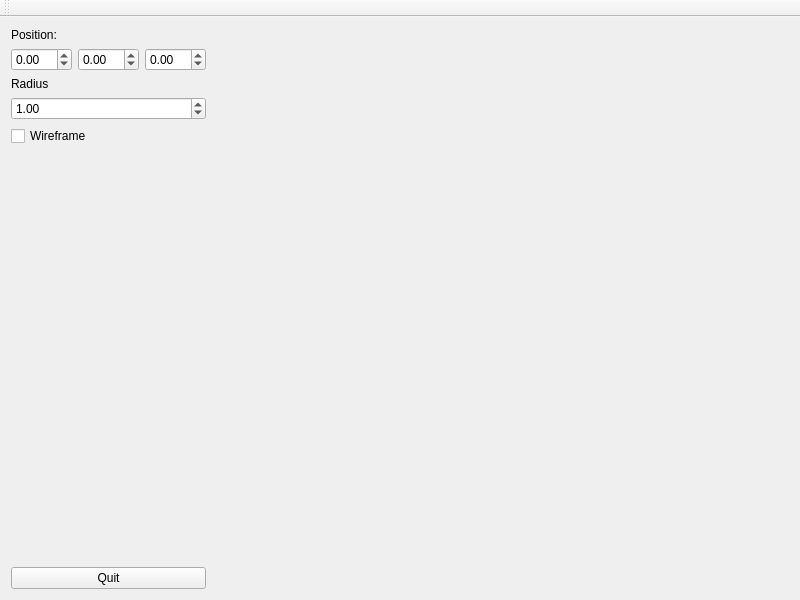
<?xml version="1.0" encoding="UTF-8"?>
<ui version="4.0">
 <class>MainWindow</class>
 <widget class="QMainWindow" name="MainWindow">
  <property name="geometry">
   <rect>
    <x>0</x>
    <y>0</y>
    <width>800</width>
    <height>600</height>
   </rect>
  </property>
  <property name="minimumSize">
   <size>
    <width>800</width>
    <height>600</height>
   </size>
  </property>
  <property name="windowTitle">
   <string>QT + OpenGL</string>
  </property>
  <widget class="QWidget" name="centralWidget">
   <layout class="QHBoxLayout" name="horizontalLayout">
    <item>
     <layout class="QVBoxLayout" name="verticalLayout_2">
      <item>
       <layout class="QVBoxLayout" name="verticalLayout">
        <item>
         <widget class="QLabel" name="label">
          <property name="text">
           <string>Position:</string>
          </property>
         </widget>
        </item>
        <item>
         <layout class="QHBoxLayout" name="horizontalLayout_2">
          <item>
           <widget class="QDoubleSpinBox" name="X">
            <property name="minimum">
             <double>-99.000000000000000</double>
            </property>
           </widget>
          </item>
          <item>
           <widget class="QDoubleSpinBox" name="Y">
            <property name="minimum">
             <double>-99.000000000000000</double>
            </property>
           </widget>
          </item>
          <item>
           <widget class="QDoubleSpinBox" name="Z">
            <property name="minimum">
             <double>-99.000000000000000</double>
            </property>
           </widget>
          </item>
         </layout>
        </item>
        <item>
         <widget class="QLabel" name="label_2">
          <property name="text">
           <string>Radius</string>
          </property>
         </widget>
        </item>
        <item>
         <widget class="QDoubleSpinBox" name="R">
          <property name="sizePolicy">
           <sizepolicy hsizetype="Minimum" vsizetype="Fixed">
            <horstretch>0</horstretch>
            <verstretch>0</verstretch>
           </sizepolicy>
          </property>
          <property name="value">
           <double>1.000000000000000</double>
          </property>
         </widget>
        </item>
        <item>
         <widget class="QCheckBox" name="checkBox">
          <property name="text">
           <string>Wireframe</string>
          </property>
         </widget>
        </item>
        <item>
         <spacer name="verticalSpacer">
          <property name="orientation">
           <enum>Qt::Vertical</enum>
          </property>
          <property name="sizeHint" stdset="0">
           <size>
            <width>20</width>
            <height>40</height>
           </size>
          </property>
         </spacer>
        </item>
       </layout>
      </item>
      <item>
       <widget class="QPushButton" name="pushButton">
        <property name="text">
         <string>Quit</string>
        </property>
       </widget>
      </item>
     </layout>
    </item>
    <item>
     <widget class="GLWidget" name="GLwidget" native="true">
      <property name="sizePolicy">
       <sizepolicy hsizetype="Expanding" vsizetype="Preferred">
        <horstretch>0</horstretch>
        <verstretch>0</verstretch>
       </sizepolicy>
      </property>
     </widget>
    </item>
   </layout>
  </widget>
  <widget class="QToolBar" name="mainToolBar">
   <attribute name="toolBarArea">
    <enum>TopToolBarArea</enum>
   </attribute>
   <attribute name="toolBarBreak">
    <bool>false</bool>
   </attribute>
  </widget>
 </widget>
 <layoutdefault spacing="6" margin="11"/>
 <customwidgets>
  <customwidget>
   <class>GLWidget</class>
   <extends>QWidget</extends>
   <header>glwidget.h</header>
   <container>1</container>
  </customwidget>
 </customwidgets>
 <resources/>
 <connections>
  <connection>
   <sender>pushButton</sender>
   <signal>released()</signal>
   <receiver>MainWindow</receiver>
   <slot>close()</slot>
   <hints>
    <hint type="sourcelabel">
     <x>47</x>
     <y>576</y>
    </hint>
    <hint type="destinationlabel">
     <x>49</x>
     <y>327</y>
    </hint>
   </hints>
  </connection>
 </connections>
</ui>
